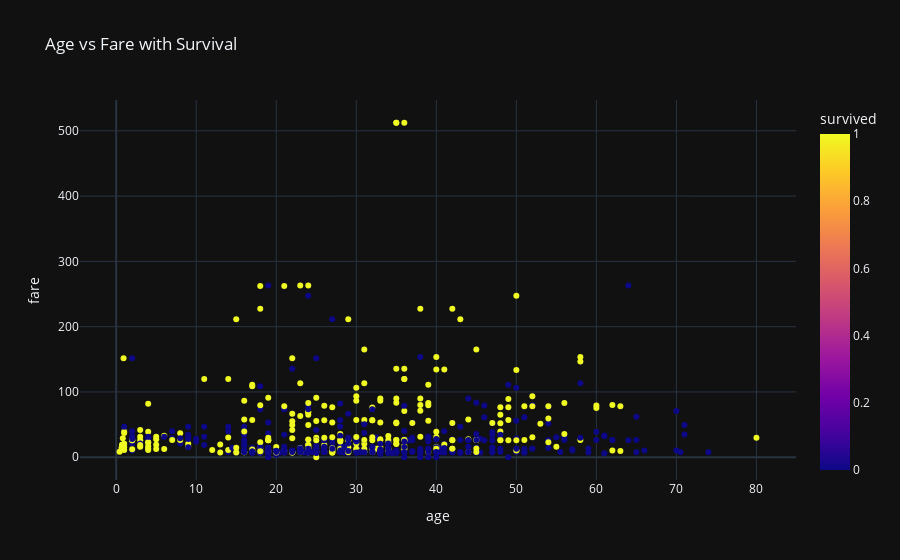

Write notebook code for a chart like this one.
### Code cell
# Scatter plot of age vs fare with survival
fig = px.scatter(df, x='age', y='fare', color='survived', 
                 title='Age vs Fare with Survival', 
                 template='plotly_dark')
fig.show()

### Figure 1 — Plotly figure (JSON) as saved in the notebook; plotly's stock layout.template omitted (floating-point values rounded to 4 significant figures; data arrays with more than 128 entries replaced by an {"elided": "..."} marker saying what was removed)
{"data": [{"hovertemplate": "age=%{x}<br>fare=%{y}<br>survived=%{marker.color}<extra></extra>", "legendgroup": "", "marker": {"color": {"elided": "891 int values"}, "coloraxis": "coloraxis", "symbol": "circle"}, "mode": "markers", "name": "", "orientation": "v", "showlegend": false, "type": "scatter", "x": {"elided": "891 float values"}, "xaxis": "x", "y": {"elided": "891 float values"}, "yaxis": "y"}], "layout": {"coloraxis": {"colorbar": {"title": {"text": "survived"}}, "colorscale": [[0, "#0d0887"], [0.1111, "#46039f"], [0.2222, "#7201a8"], [0.3333, "#9c179e"], [0.4444, "#bd3786"], [0.5556, "#d8576b"], [0.6667, "#ed7953"], [0.7778, "#fb9f3a"], [0.8889, "#fdca26"], [1, "#f0f921"]]}, "legend": {"tracegroupgap": 0}, "title": {"text": "Age vs Fare with Survival"}, "xaxis": {"anchor": "y", "domain": [0, 1], "title": {"text": "age"}}, "yaxis": {"anchor": "x", "domain": [0, 1], "title": {"text": "fare"}}}}
